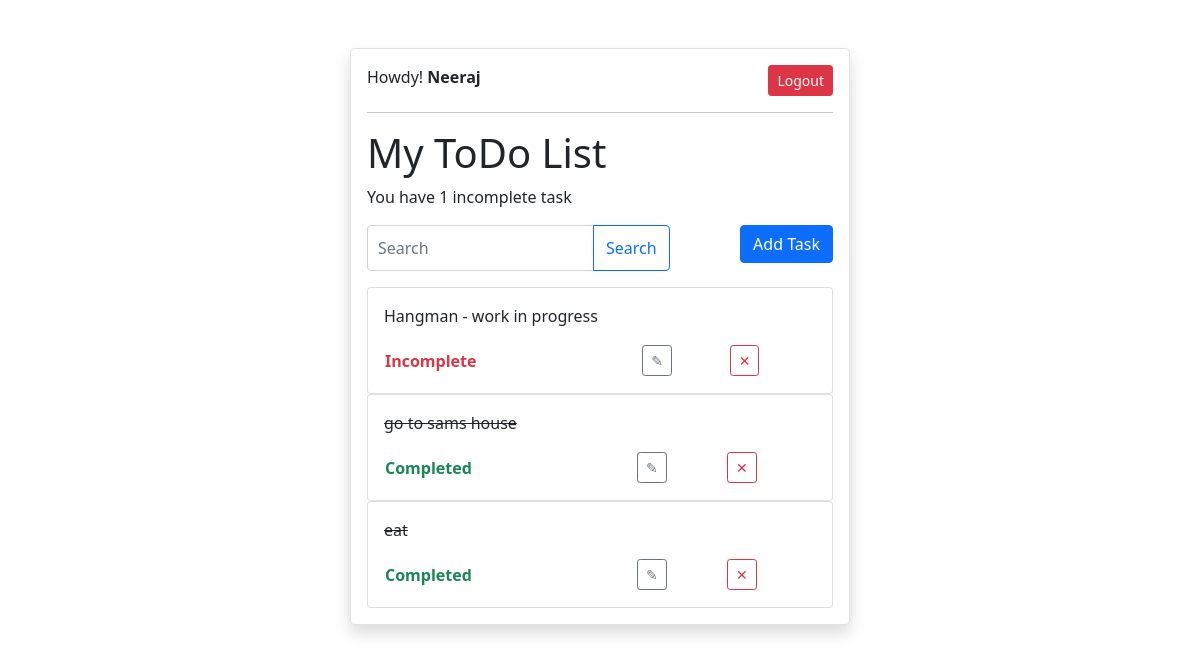
Before: / (signed in) with the older database file.
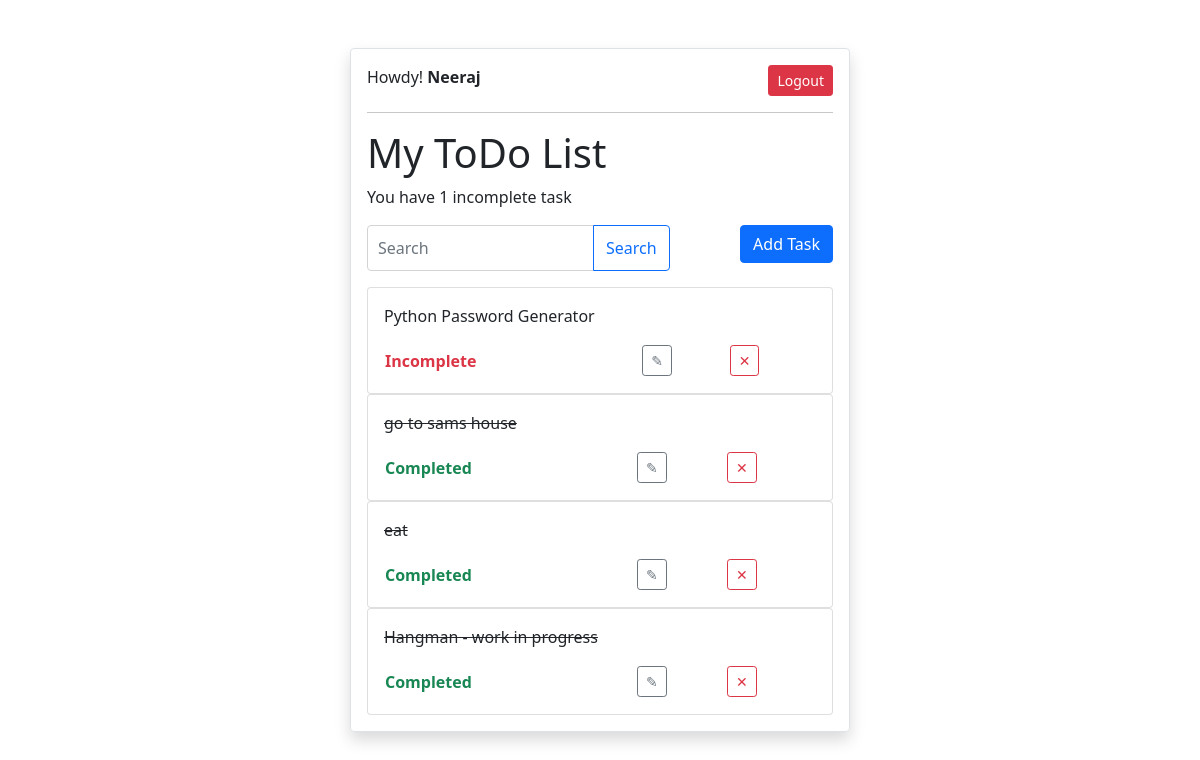
After: the same page with the newer database file.
### ToDoApp/models.py (models this page shows, shortened)
class Task(models.Model):
    user = models.ForeignKey(User, on_delete=models.CASCADE, null=True, blank=True)
    title = models.CharField(max_length=200, null=True, blank=True)
    description = models.TextField(max_length=1000, null=True, blank=True)
    complete = models.BooleanField(default=False)
    created = models.DateTimeField(auto_now_add=True)
    class Meta:
        ordering = ['complete']

### ToDoApp/views.py (the view)
# urls.py: path('', TaskList.as_view(), name='TaskList'),
class TaskList(LoginRequiredMixin, ListView):
   model = Task
   context_object_name = 'tasks'
   def get_context_data(self, **kwargs):
      context = super().get_context_data(**kwargs)
      context['tasks'] = context['tasks'].filter(user=self.request.user)
      context['count'] = context['tasks'].filter(complete=False).count()
      search_input = self.request.GET.get('search-area') or ''
      if search_input:
          context['tasks'] = context['tasks'].filter(title__icontains=search_input)
      context['search_input'] = search_input
      return context

### ToDoApp/templates/ToDoApp/task_list.html
{% extends 'ToDoApp/main.html' %}
{% block content %}
{% if request.user.is_authenticated %}
<div class="row">
    <div class="col-6">
        Howdy! <b>{{ request.user|title }}</b>
    </div>
    <div class="col-6 text-end">
        <a class="btn btn-sm btn-danger" href="{% url 'logout' %}">Logout</a>
    </div>
</div>
{% else %}
    <a href="{% url 'login' %}">Login</a>
{% endif %}
<hr>
<h1>My ToDo List</h1>
<p>You have {{ count }} incomplete task{{ count|pluralize:"s" }}</p>
<div class="row">
    <div class="col-8">
        <form action="" method="get">
            <div class="input-group mb-3">
                <input class="form-control" type="text" name="search-area" placeholder="Search" value="{{ search_input }}">
                <input class="btn btn-outline-primary" type="submit" value="Search">
            </div>
        </form>
    </div>
    <div class="col-4 text-end">
        <a class="btn btn-primary" href="{% url 'TaskCreate' %}">Add Task</a>
    </div>
</div>
{% for task in tasks %}
{% if not task.complete %}
<div class="card rounded p-3">
    <p>{{ task.title }}</p>
    <table>
        <tr>
            <td><b class="text-danger">Incomplete</b></td>
            <td><a class="btn btn-sm btn-outline-secondary" href="{% url 'TaskUpdate' task.id %}">&#9998;</a></td>
            <td><a class="btn btn-sm btn-outline-danger" href="{% url 'TaskDelete' task.id %}">&#10005;</a></td>
        </tr>
    </table>
</div>
{% else %}
<div class="card rounded p-3">
    <p><s>{{ task.title }}</s></p>
    <table>
        <tr>
            <td><b class="text-success">Completed</b></td>
            <td><a class="btn btn-sm btn-outline-secondary" href="{% url 'TaskUpdate' task.id %}">&#9998;</a></td>
            <td><a class="btn btn-sm btn-outline-danger" href="{% url 'TaskDelete' task.id %}">&#10005;</a></td>
        </tr>
    </table>
</div>
{% endif %}
{% empty %}
        <tr>
            <td>No tasks</td>
        </tr>
{% endfor %}
{% endblock %}

### ToDoApp/templates/ToDoApp/main.html (shortened to what this page needs)
<!DOCTYPE html>
<html lang="en">
<head>
    <link href="https://cdn.jsdelivr.net/npm/bootstrap@5.0.2/dist/css/bootstrap.min.css" rel="stylesheet">
</head>
<body>
    <div class="container">
        <div style="max-width: 500px;" class="border shadow p-3 rounded mt-5 mx-auto">
            {% block content %}
            {% endblock %}
        </div>
    </div>
</body>
</html>

### ToDoApp/templates/ToDoApp/main.html (style rules this page uses)
input[type=text], input[type=password], textarea { width: 100%; border-radius: 4px; border: 1px solid lightgray; padding: 10px; }

Changed rows visible on the page:
added Task: title "Python Password Generator"
changed Task "Hangman - work in progress": complete "Incomplete" → "Completed"; moves down the list
